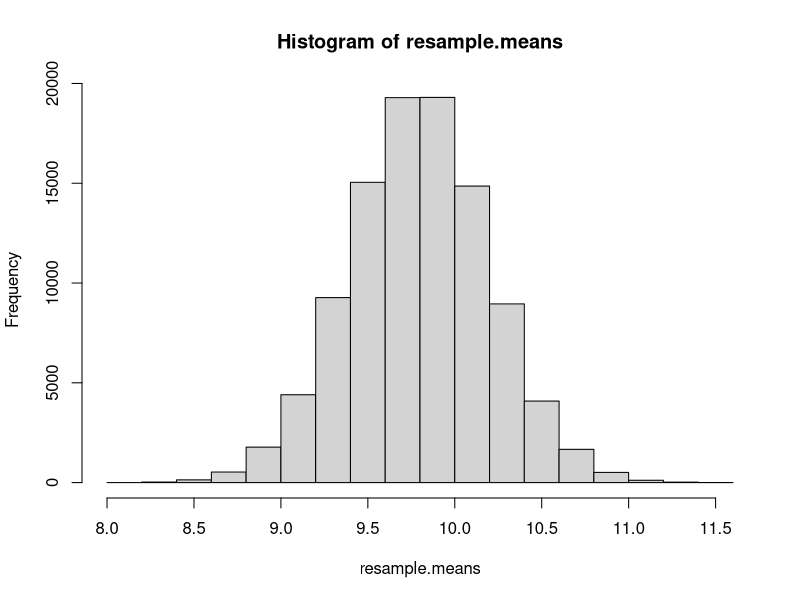

Reproduce this figure in R.
# Try bootstrapping on small sample from normal distribution.

mean <- 10
sd <- 1
n <- 10
sample <- rnorm(n = n, mean = mean, sd = sd)

# Resampling.
N <- 100000
resample.means <- rep(0, N)
for (i in 1:N){
  # Bootstrap methods of resampling. 
  new.sample <- sample(sample, n, replace = TRUE)
  resample.means[i] <- mean(new.sample)
}

hist(resample.means)
mean(resample.means) # Find mean of all resampled means. 

# Seems to work pretty well! If the mean of original distribution is unknown, 
# it can be approximated by the mean of resampled means (also get a feeling from the histogram).
# Could/should also find/plot confidence interval. 